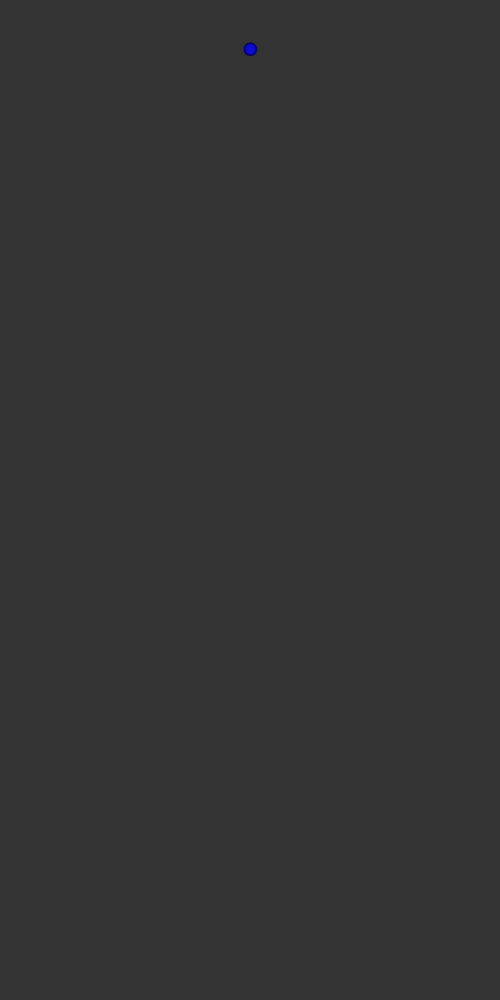
Frame 1 (no input)
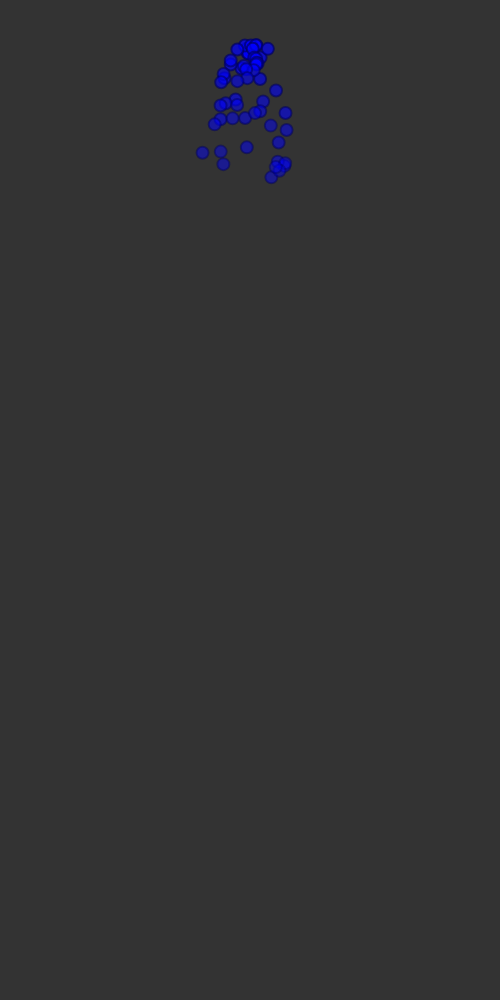
Frame 60 (no input)
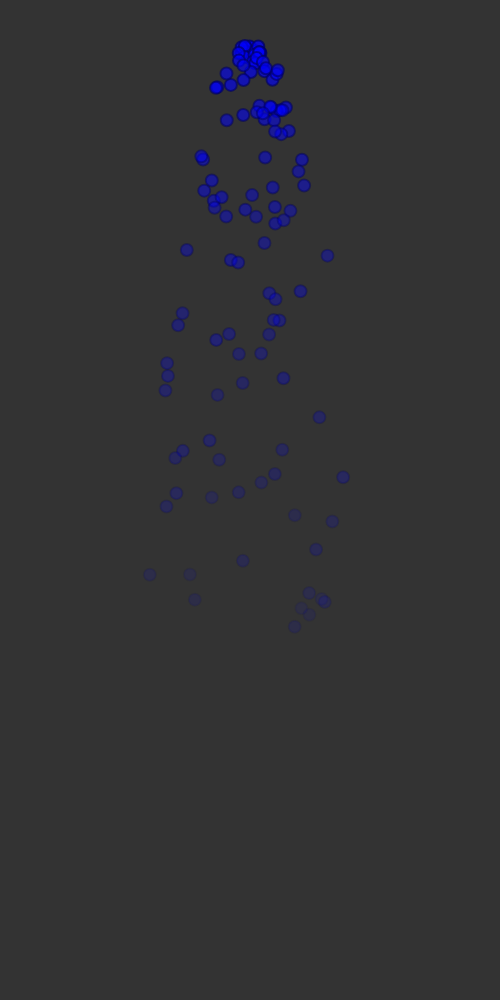
Frame 120 (the mouse pressed at the canvas centre since frame 60)

The p5.js sketch that drew these frames (run headless with seeded random() and noise() and a simulated clock; from frame 60 on, the mouse is pressed at the canvas centre):

// p5.js sketch
// ── sketch.js
// The Nature of Code
// Daniel Shiffman
// http://natureofcode.com

let bubbles = [];

function setup() {
  createCanvas(500, 1000);
}

function draw() {
  background(51);
  bubbles.push(new Bubble(createVector(width / 2, 50)));

  // Looping through backwards to delete
  for (var i = bubbles.length - 1; i >= 0; i--) {
    var p = bubbles[i];
    p.run();
    if (p.isDead()) {
      //remove bubbles
      bubbles.splice(i, 1);
    }
  }

}

// ── particle.js
class Bubble {

  constructor(position) {
    this.acceleration = createVector(0, 0.09);
    this.velocity = createVector(random(-1, 1), random(-1, 0));
    this.position = position.copy();
    this.lifespan = 200;
  }

  run() {
    this.update();
    this.display();
  }

  //update pos
  update() {
    this.velocity.add(this.acceleration);
    this.position.add(this.velocity);
    this.lifespan -= 1.5;
  }

  //bubble
  display() {
    stroke(0, 0, 100, this.lifespan);
    strokeWeight(2);
    fill(0, 0, 255, this.lifespan);
    ellipse(this.position.x, this.position.y, 12, 12);
  }

  //burst bubble
  isDead() {
    if (this.lifespan < 0.0) {
      return true;
    } else {
      return false;
    }
  }
}
